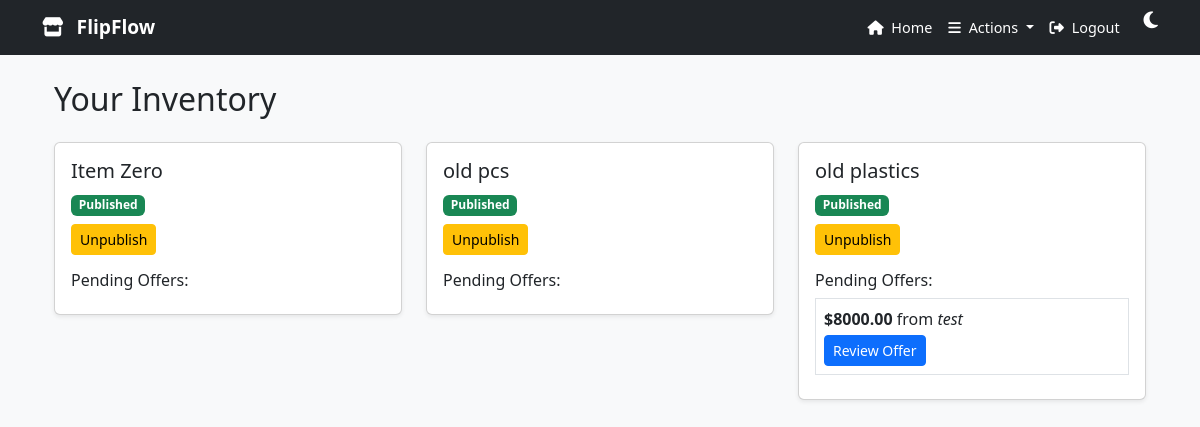
Before: /Market/inventory/ (signed in) with the older database file.
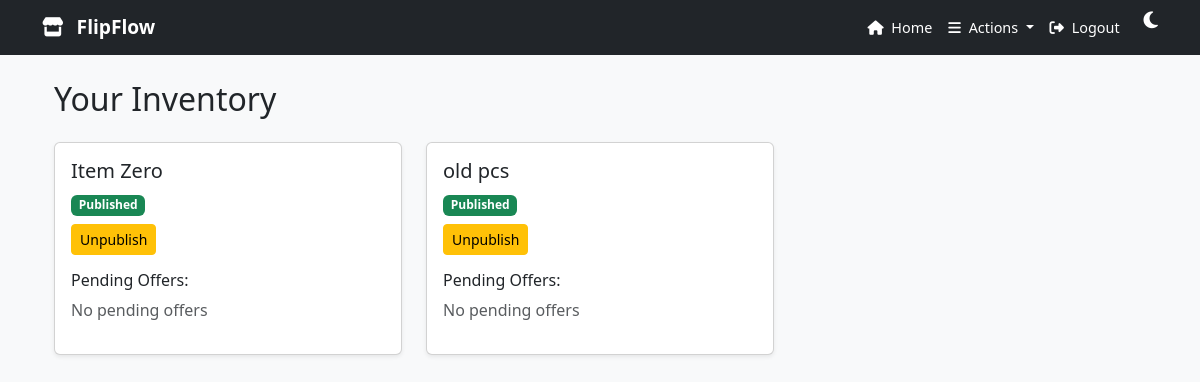
After: the same page with the newer database file.
### Item/models.py (models this page shows, shortened)
class Item(models.Model):
    Item_name= models.CharField(max_length=100, verbose_name="Item Name")
    Item_img = models.ImageField(upload_to=custom_upload_to,blank=True,null=True)
    Item_owner=models.ForeignKey(User,blank=True, null=True,verbose_name=_("Item Owner"), on_delete=models.CASCADE,related_name='item_owner')
    Item_description= models.TextField(verbose_name="Item Description")
    Item_price= models.DecimalField(max_digits=10, decimal_places=2, verbose_name="Item Price")
    Item_quantity= models.IntegerField(verbose_name="Item Quantity")
    Item_published=models.BooleanField(_("Item Published"), default=False, help_text=_("Is this item published?"))
    Item_createdat=models.DateTimeField(_("Item Created At"), auto_now_add=True)
    Item_category=models.ForeignKey('Category',on_delete=models.CASCADE,blank=True,null=True)
    Item_slug = models.SlugField(blank=True,null=True,unique=True)
    class Meta:
        verbose_name = _("Item")
        verbose_name_plural = _("Items")

### Market/models.py (models this page shows, shortened)
class Transaction(models.Model):
    TRANSACTION_TYPES = (
        ('deposit', 'Deposit'),
        ('withdraw', 'Withdraw'),
        ('buy', 'Buy'),
    )
    TRANSACTION_STATUS = (
        ('pending', 'Pending'),
        ('completed', 'Completed'),
    )
    user_from = models.ForeignKey(User, related_name='sent_transactions', on_delete=models.CASCADE)
    user_to = models.ForeignKey(User, related_name='received_transactions', on_delete=models.CASCADE)
    transaction_type = models.CharField(max_length=10, choices=TRANSACTION_TYPES)
    transaction_status = models.CharField(max_length=10, choices=TRANSACTION_STATUS, default='pending')
    amount = models.DecimalField(max_digits=10, decimal_places=2)
    created_at = models.DateTimeField(default=timezone.now)
    from_approve = models.BooleanField(default=False)
    to_approve = models.BooleanField(default=False)
    admin_approve = models.BooleanField(default=False)
    items = models.ForeignKey(Item, blank=True,null=True, related_name='transaction_item', on_delete=models.DO_NOTHING)
    class Meta:
        verbose_name = "Transaction"
        verbose_name_plural = "Transactions"

### Market/views.py (the view, shortened to what this page needs)
# urls.py: path('inventory/', views.inventory, name='inventory'),
@login_required
def inventory(request):
    user_items = Item.objects.filter(Item_owner=request.user)
    pending_offers = Transaction.objects.filter(
        user_to=request.user, transaction_type='buy', transaction_status='pending'
    )
    return render(request, "inventory.html", {"items": user_items, "offers": pending_offers})

### Market/templates/inventory.html (shortened to what this page needs)
{% extends "base.html" %}
{% block body %}
<div class="container mt-4">
    <h2 class="mb-4">Your Inventory</h2>
    <div class="row">
        {% for item in items %}
        <div class="col-md-4">
            <div class="card mb-4 shadow-sm">
                <div class="card-body">
                    <h5 class="card-title">{{ item.Item_name }}</h5>
                    {% if item.Item_published %}
                        <span class="badge bg-success">Published</span>
                    {% else %}
                        <span class="badge bg-danger">Unpublished</span>
                    {% endif %}
                    <form method="POST" class="mt-2">
                        {% if item.Item_published %}
                            <button type="submit" name="action" value="unpublish" class="btn btn-warning btn-sm">Unpublish</button>
                        {% else %}
                            <button type="submit" name="action" value="publish" class="btn btn-success btn-sm">Publish</button>
                        {% endif %}
                    </form>
                    <h6 class="mt-3">Pending Offers:</h6>
                    {% for offer in offers %}
                        {% if offer.items.id == item.id %}
                            <div class="border p-2 mb-2">
                                <p class="mb-1">
                                    <strong>${{ offer.amount }}</strong> from <em>{{ offer.user_from }}</em>
                                </p>
                                <a href="{% url 'Market:sell' offer.id %}" class="btn btn-primary btn-sm">Review Offer</a>
                            </div>
                        {% endif %}
                    {% empty %}
                        <p class="text-muted">No pending offers</p>
                    {% endfor %}
                </div>
            </div>
        </div>
        {% empty %}
        <p class="text-muted">You have no items in your inventory.</p>
        {% endfor %}
    </div>
</div>
{% endblock %}

Changed rows visible on the page:
no longer on this page (row edited): Item: Item_name "old plastics", Item_published "Published"
no longer on this page (row edited): Transaction: amount "8000.00", user_from "test"
shown differently, row unchanged: Item "Item Zero": now shows "No pending offers"
shown differently, row unchanged: Item "old pcs": now shows "No pending offers"
